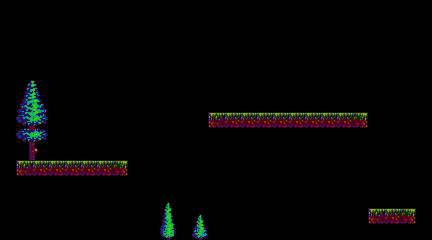

A level layout from a 2D game, rendered from its tile map. Below: a short description, then the map file with its tile-grid data intact:
An orthogonal 27x15 tile map with 16x16 px tiles, 1 tile layer (Kachelebene 1).

<map version="1.5" tiledversion="1.5.0" orientation="orthogonal" renderorder="right-down" width="27" height="15" tilewidth="16" tileheight="16" infinite="0" nextlayerid="2" nextobjectid="1">
 <tileset firstgid="1" source="streamlings.tsx" />
 <layer id="1" name="Kachelebene 1" width="27" height="15">
  <data encoding="csv">
0,0,0,0,0,0,0,0,0,0,0,0,0,0,0,0,0,0,0,0,0,0,0,0,0,0,0,
0,0,0,0,0,0,0,0,0,0,0,0,0,0,0,0,0,0,0,0,0,0,0,0,0,0,0,
0,0,0,0,0,0,0,0,0,0,0,0,0,0,0,0,0,0,0,0,0,0,0,0,0,0,0,
0,0,0,0,0,0,0,0,0,0,0,0,0,0,0,0,0,0,0,0,0,0,0,0,0,0,0,
0,0,0,0,0,0,0,0,0,0,0,0,0,0,0,0,0,0,0,0,0,0,0,0,0,0,0,
0,148,149,0,0,0,0,0,0,0,0,0,0,0,0,0,0,0,0,0,0,0,0,0,0,0,0,
0,155,156,0,0,0,0,0,0,0,0,0,0,0,0,0,0,0,0,0,0,0,0,0,0,0,0,
0,162,163,0,0,0,0,0,0,0,0,0,0,26,27,27,27,27,27,27,27,27,28,0,0,0,0,
0,169,170,0,0,0,0,0,0,0,0,0,0,0,0,0,0,0,0,0,0,0,0,0,0,0,0,
0,176,177,0,0,0,0,0,0,0,0,0,0,0,0,0,0,0,0,0,0,0,0,0,0,0,0,
0,26,27,27,27,27,27,28,0,0,0,0,0,0,0,0,0,0,0,0,0,0,0,0,0,0,0,
0,0,0,0,0,0,0,0,0,0,0,0,0,0,0,0,0,0,0,0,0,0,0,0,0,0,0,
0,0,0,0,0,0,0,0,0,0,150,0,0,0,0,0,0,0,0,0,0,0,0,0,0,0,0,
0,0,0,0,0,0,0,0,0,0,157,0,151,0,0,0,0,0,0,0,0,0,0,26,27,28,0,
0,0,0,0,0,0,0,0,0,0,164,0,158,0,0,0,0,0,0,0,0,0,0,0,0,0,0
</data>
 </layer>
</map>